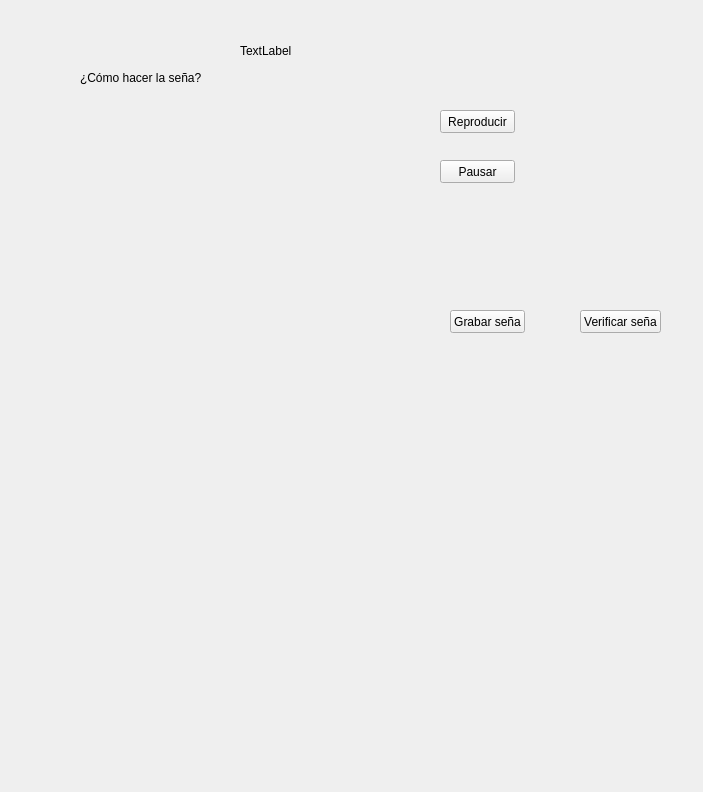
<?xml version="1.0" encoding="UTF-8"?>
<ui version="4.0">
 <class>IG5_Sena</class>
 <widget class="QWidget" name="IG5_Sena">
  <property name="geometry">
   <rect>
    <x>0</x>
    <y>0</y>
    <width>703</width>
    <height>792</height>
   </rect>
  </property>
  <property name="windowTitle">
   <string>Form</string>
  </property>
  <widget class="QLabel" name="nombreSena">
   <property name="geometry">
    <rect>
     <x>240</x>
     <y>40</y>
     <width>71</width>
     <height>21</height>
    </rect>
   </property>
   <property name="text">
    <string>TextLabel</string>
   </property>
  </widget>
  <widget class="QWidget" name="widgetVideoTutorial" native="true">
   <property name="geometry">
    <rect>
     <x>69</x>
     <y>110</y>
     <width>352</width>
     <height>640</height>
    </rect>
   </property>
  </widget>
  <widget class="QPushButton" name="botonReproducir">
   <property name="geometry">
    <rect>
     <x>440</x>
     <y>110</y>
     <width>75</width>
     <height>23</height>
    </rect>
   </property>
   <property name="text">
    <string>Reproducir</string>
   </property>
  </widget>
  <widget class="QPushButton" name="botonPausar">
   <property name="geometry">
    <rect>
     <x>440</x>
     <y>160</y>
     <width>75</width>
     <height>23</height>
    </rect>
   </property>
   <property name="text">
    <string>Pausar</string>
   </property>
  </widget>
  <widget class="QPushButton" name="botonVerificar">
   <property name="geometry">
    <rect>
     <x>580</x>
     <y>310</y>
     <width>81</width>
     <height>23</height>
    </rect>
   </property>
   <property name="text">
    <string>Verificar seña</string>
   </property>
  </widget>
  <widget class="QLabel" name="labelResultado">
   <property name="geometry">
    <rect>
     <x>450</x>
     <y>370</y>
     <width>221</width>
     <height>131</height>
    </rect>
   </property>
   <property name="text">
    <string/>
   </property>
  </widget>
  <widget class="QPushButton" name="botonGrabar">
   <property name="geometry">
    <rect>
     <x>450</x>
     <y>310</y>
     <width>75</width>
     <height>23</height>
    </rect>
   </property>
   <property name="text">
    <string>Grabar seña</string>
   </property>
  </widget>
  <widget class="QLabel" name="labelTutorial">
   <property name="geometry">
    <rect>
     <x>80</x>
     <y>70</y>
     <width>121</width>
     <height>16</height>
    </rect>
   </property>
   <property name="text">
    <string>¿Cómo hacer la seña?</string>
   </property>
  </widget>
 </widget>
 <resources/>
 <connections/>
</ui>
